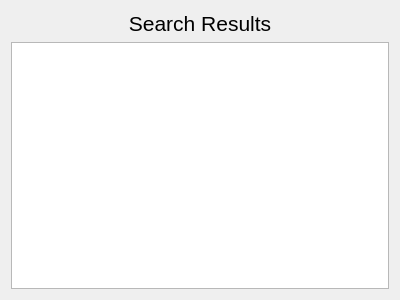
<?xml version="1.0" encoding="UTF-8"?>
<ui version="4.0">
 <class>filter_widget</class>
 <widget class="QWidget" name="filter_widget">
  <property name="geometry">
   <rect>
    <x>0</x>
    <y>0</y>
    <width>400</width>
    <height>300</height>
   </rect>
  </property>
  <property name="windowTitle">
   <string>Form</string>
  </property>
  <layout class="QGridLayout" name="gridLayout">
   <item row="0" column="0">
    <widget class="QLabel" name="label">
     <property name="font">
      <font>
       <pointsize>16</pointsize>
      </font>
     </property>
     <property name="text">
      <string>Search Results</string>
     </property>
     <property name="alignment">
      <set>Qt::AlignCenter</set>
     </property>
    </widget>
   </item>
   <item row="1" column="0">
    <widget class="QTableView" name="filter_table"/>
   </item>
  </layout>
 </widget>
 <resources/>
 <connections/>
</ui>
